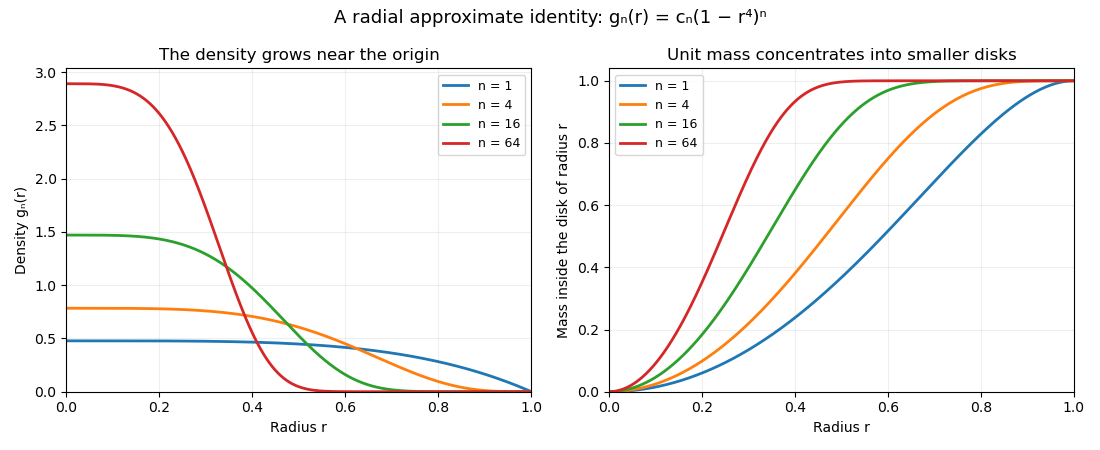

Here is the Python script that generated this plot:
"""Original radial approximate-identity diagram; PNG written to CWD.

Tested with Python 3.14, NumPy 2.3.5 and Matplotlib 3.10.7.
"""

from math import exp, lgamma, log, pi
from pathlib import Path

import matplotlib

matplotlib.use("Agg")
import matplotlib.pyplot as plt
import numpy as np


def main():
    radii = np.linspace(0, 1, 20001)
    fig, axes = plt.subplots(1, 2, figsize=(11, 4.5), dpi=100)
    fig.set_facecolor("white")
    for n in (1, 4, 16, 64):
        coefficient = exp(log(2) - 1.5 * log(pi) + lgamma(n + 1.5) - lgamma(n + 1))
        density = coefficient * (1 - radii**4)**n
        radial_mass = 2 * pi * radii * density
        cumulative = np.concatenate(([0], np.cumsum(
            (radial_mass[1:] + radial_mass[:-1]) * np.diff(radii) / 2)))
        if not np.isclose(cumulative[-1], 1, atol=1e-7):
            raise ValueError(f"Incorrect normalization for n={n}: {cumulative[-1]}")
        axes[0].plot(radii, density, lw=2, label=f"n = {n}")
        axes[1].plot(radii, cumulative, lw=2, label=f"n = {n}")
    axes[0].set(xlabel="Radius r", ylabel="Density gₙ(r)",
                title="The density grows near the origin", xlim=(0, 1), ylim=(0, None))
    axes[1].set(xlabel="Radius r", ylabel="Mass inside the disk of radius r",
                title="Unit mass concentrates into smaller disks",
                xlim=(0, 1), ylim=(0, 1.04))
    for ax in axes:
        ax.grid(alpha=0.2)
        ax.legend(fontsize=9)
    fig.suptitle("A radial approximate identity: gₙ(r) = cₙ(1 − r⁴)ⁿ", fontsize=13)
    fig.tight_layout()
    fig.savefig(Path.cwd() / "paper-9-radial-approximate-identity.png",
                facecolor="white", transparent=False)
    plt.close(fig)


if __name__ == "__main__":
    main()
